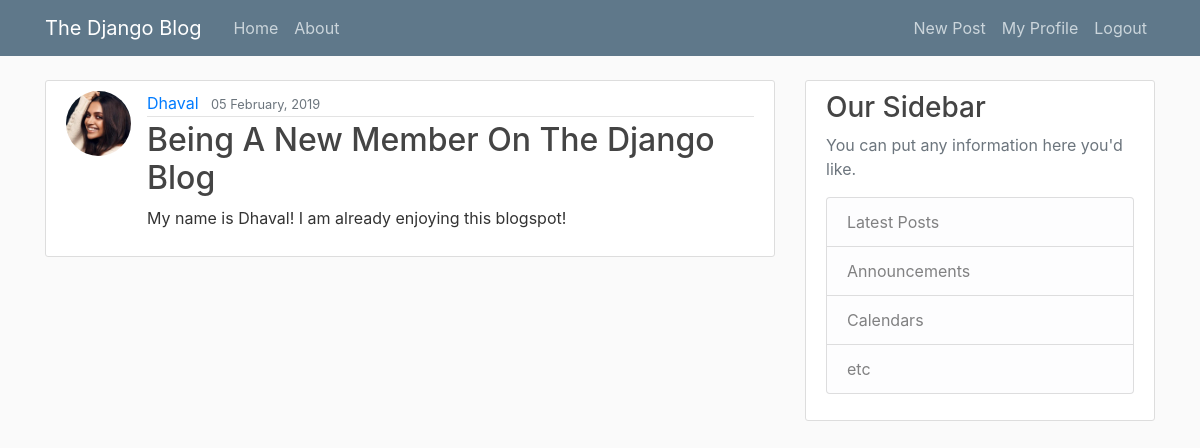
Page /post/7/ (signed in) on the committed database.
### blog/models.py (models this page shows, shortened)
class Post(models.Model): #To add post into DB via shell ---> post_1 = Post(content = "", title = "", author = ""  ---> post_1.save()
	content = models.TextField()
	title = models.CharField(max_length=100)
	date_posted = models.DateTimeField(default = timezone.now)
	author = models.ForeignKey(User, on_delete = models.CASCADE)

### users/models.py (models this page shows, shortened)
class Profile(models.Model):
	user = models.OneToOneField(User, on_delete = models.CASCADE)
	image = models.ImageField(default = 'default.jpg', upload_to='profile_pics')

### blog/views.py (the view)
# urls.py: path('post/<int:pk>/', PostDetailView.as_view(), name="post-detail"),
class PostDetailView(DetailView):
	model = Post

### blog/templates/blog/post_detail.html (shortened to what this page needs)
{% extends "blog/base.html" %}
{% block content %}
	<article class="media content-section">
	  <img class ="rounded-circle article-img" src="{{object.author.profile.image.url}}">
	  <div class="media-body">
	    <div class="article-metadata">
	      <a class="mr-2" href="{% url 'user-posts' object.author.username %}">{{ object.author }}</a>
	      <small class="text-muted">{{ object.date_posted|date:"d F, Y" }}</small>
	    </div>
	    <h2 class="article-title">{{ object.title }}</h2>
	    <p class="article-content">{{ object.content }}</p>
	  </div>
	</article>
{% endblock content %}

### blog/static/blog/main.css (style rules this page uses)
body { background: #fafafa; color: #333333; margin-top: 5rem; }
h1, h2, h3, h4, h5, h6 { color: #444444; }
.content-section { background: #ffffff; padding: 10px 20px; border: 1px solid #dddddd; border-radius: 3px; margin-bottom: 20px; }
.article-title { color: #444444; }
.article-content { white-space: pre-line; }
.article-img { height: 65px; width: 65px; margin-right: 16px; }
.article-metadata { padding-bottom: 1px; margin-bottom: 4px; border-bottom: 1px solid #e3e3e3 }

### rows in the picture
Post: author.profile.image (placeholder picture), author "Dhaval", date_posted "05 February, 2019", title "Being A New Member On The Django Blog", content "My name is Dhaval! I am already enjoying this blogspot!"
